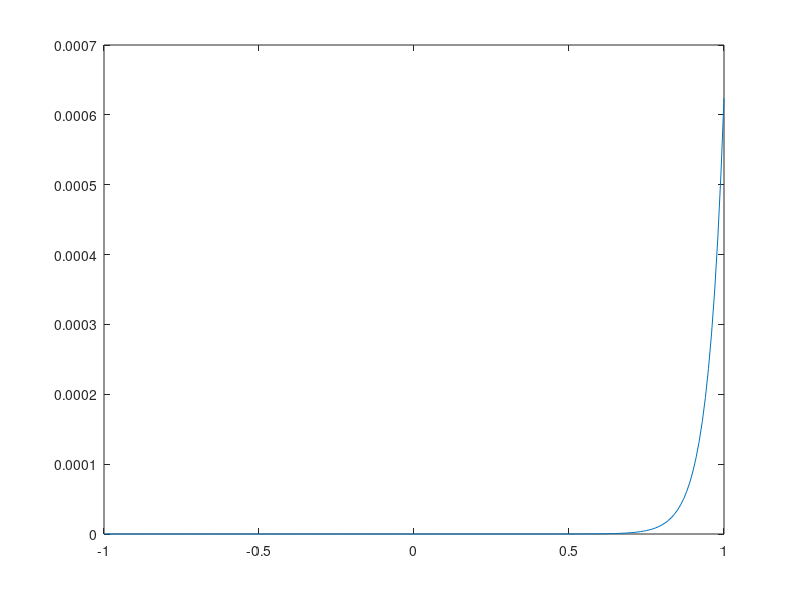

Write the MATLAB code that produced this figure.
%Program to input voltage and current values of Diode
clearvars;
I0=2.5e-12;
Vt=0.02586;
Vd= -1:0.01:1;
I=I0*(exp(Vd/(2*Vt)));
plot(Vd,I);